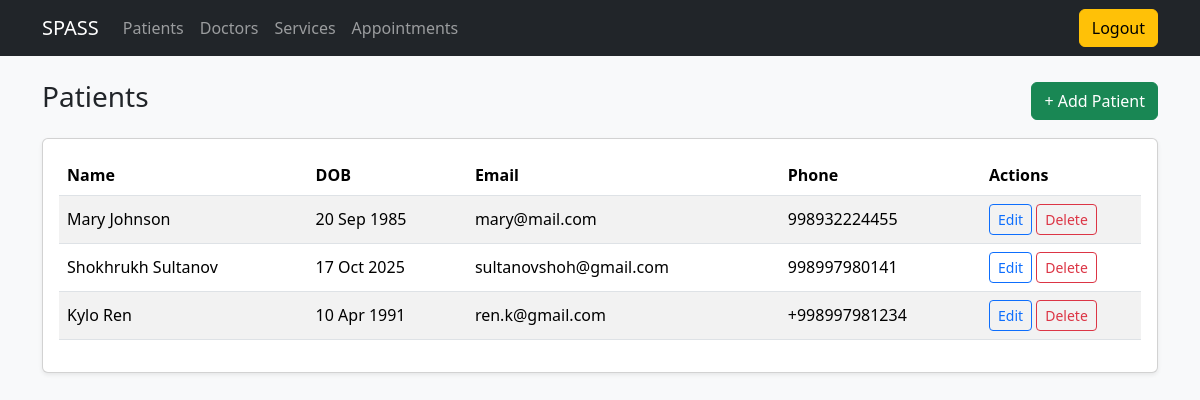
Screenshot of /patients/ (signed in) with the database file from the repository.
### scheduling/models.py (models this page shows, shortened)
class Patient(Model):
    name = CharField(max_length=100)
    email = EmailField(unique=True)
    dob = DateField()
    phone_number = CharField(max_length=15)

### scheduling/views.py (the view)
# urls.py: path('patients/', views.patients_list, name='patients'),
@permission_required("scheduling.view_patient", raise_exception=True)
def patients_list(request):
    patients = Patient.objects.all()
    context = {
        "patients": patients
    }
    return render(request, 'patients/patients.html', context)

### scheduling/templates/patients/patients.html (shortened to what this page needs)
{% extends "base.html" %}
{% block content %}
  <div class="d-flex justify-content-between align-items-center mb-3">
    <h1 class="h3">Patients</h1>
    <a href="{% url 'create_patient' %}" class="btn btn-success">+ Add Patient</a>
  </div>
  <div class="card shadow-sm">
    <div class="card-body">
      <div class="table-responsive">
        <table class="table table-striped align-middle">
          <thead>
            <tr>
              <th>Name</th>
              <th>DOB</th>
              <th>Email</th>
              <th>Phone</th>
              <th style="width:160px;">Actions</th>
            </tr>
          </thead>
          <tbody>
            {% for patient in patients %}
              <tr>
                <td>{{ patient.name }}</td>
                <td>{{ patient.dob|date:"d M Y" }}</td>
                <td>{{ patient.email }}</td>
                <td>{{ patient.phone_number }}</td>
                <td>
                  <a href="{% url 'update_patient' patient.id %}" class="btn btn-sm btn-outline-primary">Edit</a>
                  <a href="{% url 'delete_patient' patient.id %}" class="btn btn-sm btn-outline-danger">Delete</a>
                </td>
              </tr>
            {% empty %}
              <tr><td colspan="5" class="text-center text-muted">No patients found.</td></tr>
            {% endfor %}
          </tbody>
        </table>
      </div>
    </div>
  </div>
{% endblock %}

### rows the page displays
Patient: name "Mary Johnson", dob "20 Sep 1985", email "mary@mail.com", phone_number "998932224455"
Patient: name "Shokhrukh Sultanov", dob "17 Oct 2025", email "sultanovshoh@gmail.com", phone_number "998997980141"
Patient: name "Kylo Ren", dob "10 Apr 1991", email "ren.k@gmail.com", phone_number "+998997981234"
